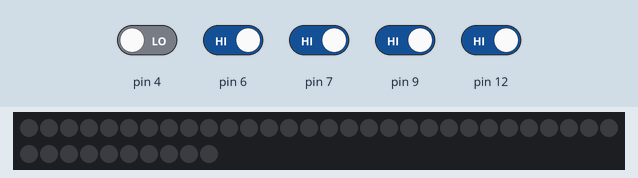
Bench run of a sketch on a simulated Arduino Uno, built with avr-gcc and run on an emulated ATmega328P. Shown: 40 RGB LEDs in strip order, left to right, continuing on the next row. Inputs (shaded band) come from the test bench; at power-on: pin 6, pin 7, pin 9, pin 12 HIGH, pin 4 LOW. Dim RGB values are drawn brighter than linear.

Above: at 4.9 s.
5.0 s: pin 4 driven HIGH
At 6.53 s:
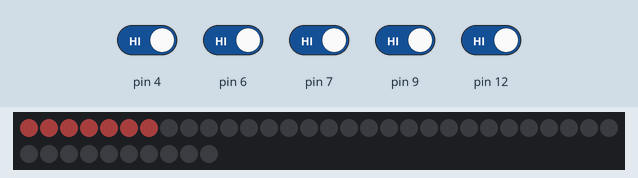
7.8 s: pin 7 driven LOW
At 10.3 s:
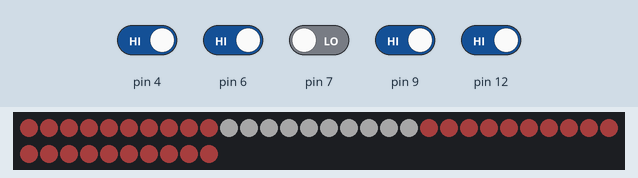
10.6 s: pin 4 driven LOW
At 13.3 s:
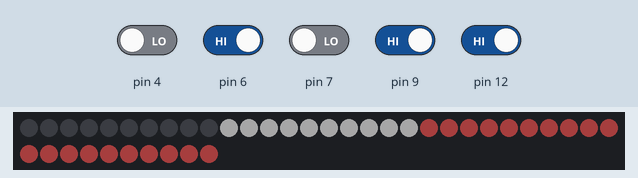
14.0 s: pin 6 driven LOW
At 15.1 s:
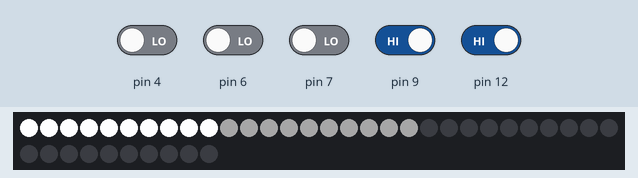
16.8 s: pin 9 driven LOW
At 19.6 s:
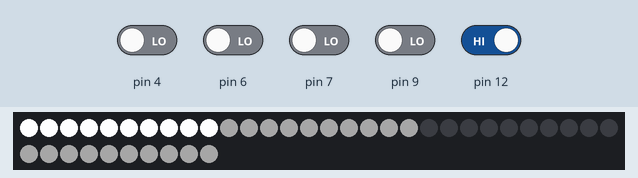
20.2 s: pin 12 driven LOW
At 22.9 s:
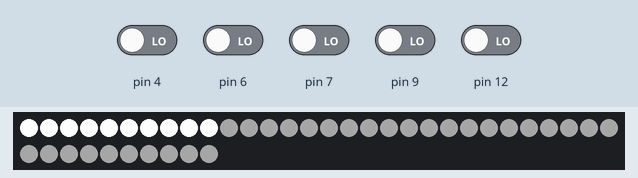

The sketch:

normal.ino
```cpp
#include <FastLED.h>

#define NUM_LEDS 40 //Количество светодиодов
#define DATA_PIN 10

CRGB leds[NUM_LEDS];

int FastLED_fade_counter = 255;
int FastLED_fade_counterR = 100;
int FastLED_fade_counterB = 64;

void setup() {
  FastLED.addLeds<NEOPIXEL, DATA_PIN>(leds, NUM_LEDS);
  pinMode(10, OUTPUT);
  pinMode(4, INPUT);
  pinMode(6, INPUT);
  pinMode(7, INPUT);
  pinMode(12, INPUT);
  pinMode(9, INPUT);

  digitalWrite(10, 0);
}

void loop() {
  boolean button5 = digitalRead(4); // + from dimensions
  boolean button6 = !digitalRead(6); //left in front
  boolean button7 = !digitalRead(7); //right in front
  boolean button8 = !digitalRead(12); //right in rear
  boolean button9 = !digitalRead(9); //left in rear

  if (button6 == 1) // if there is a conditional "1" when opening the door - light the driver's side in white
    for (int i = 0; i < NUM_LEDS / 4; i++) {
      leds[i] = CHSV (0,0,255);
      FastLED.show();
    }
  else if (button5 == 1) // otherwise we check 1 on the dimensions, if there is, then light it up in red
    for (int i = 0; i < NUM_LEDS / 4; i++) {
      leds[i] = CHSV( 0, 100, 100);
      FastLED.show();
      delay(50);
    }
  else
    for (int i = 0; i < NUM_LEDS / 4; i++) { //if 0 is everywhere, fill it with black.
      leds[i] = CHSV( 0, 0, 0);
      FastLED.show();
      delay(50);
    }

  if (button7 == 1) // если есть условная "1" при открытии двери - зажигаем пассажирскую сторону белым цветом
    for (int i = NUM_LEDS / 4; i < NUM_LEDS * 2 / 4; i++) {
      leds[i] = CHSV( 0, 0, 100);
      FastLED.show();
      delay(50);
    }
  else if (button5 == 1) // иначе  проверяем 1 на габаритах, если есть, то зажигаем красным
    for (int i = NUM_LEDS / 4; i < NUM_LEDS * 2 / 4; i++) {
      leds[i] = CHSV( 0, 100, 100);
      FastLED.show();
      delay(50);
    }
  else
    for (int i = NUM_LEDS / 4; i < NUM_LEDS * 2 / 4; i++) { //если везде по 0 - заливаем чёрным.
      leds[i] = CHSV( 0, 0, 0);
      FastLED.show();
      delay(50);
    }

  if (button8 == 1) // если есть условная "1" при открытии двери - зажигаем заднюю правую сторону белым цветом
    for (int i = NUM_LEDS * 2 / 4; i < NUM_LEDS * 3 / 4; i++) {
      leds[i] = CHSV( 0, 0, 100);
      FastLED.show();
      delay(50);
    }
  else if (button5 == 1) // иначе  проверяем 1 на габаритах, если есть, то зажигаем красным
    for (int i = NUM_LEDS * 2 / 4; i < NUM_LEDS * 3 / 4; i++) {
      leds[i] = CHSV( 0, 100, 100);
      FastLED.show();
      delay(50);
    }
  else
    for (int i = NUM_LEDS * 2 / 4; i < NUM_LEDS * 3 / 4; i++) { //если везде по 0 - заливаем чёрным.
      leds[i] = CHSV( 0, 0, 0);
      FastLED.show();
      delay(50);
    }

  if (button9 == 1) // если есть условная "1" при открытии двери - зажигаем заднюю левую сторону белым цветом
    for (int i = NUM_LEDS * 3 / 4; i < NUM_LEDS; i++) {
      leds[i] = CHSV( 0, 0, 100);
      FastLED.show();
      delay(50);
    }
  else if (button5 == 1) // иначе  проверяем 1 на габаритах, если есть, то зажигаем красным
    for (int i = NUM_LEDS * 3 / 4; i < NUM_LEDS; i++) {
      leds[i] = CHSV( 0, 100, 100);
      FastLED.show();
      delay(50);
    }
  else
    for (int i = NUM_LEDS * 3 / 4; i < NUM_LEDS; i++) { //если везде по 0 - заливаем чёрным.
      leds[i] = CHSV( 0, 0, 0);
      FastLED.show();
      delay(50);
    }
}
```

Measured:
- after the input at 5.0 s, the LEDs: first change after 1.2 s (image 1 shows a later state)
- after the input at 7.8 s, the LEDs: first differ from a run without the input after 1.0 s (image 2 shows a later state)
- after the input at 10.6 s, the LEDs: first change after 1.8 s (image 3 shows a later state)
- after the input at 16.8 s, the LEDs: first change after 1.9 s (image 5 shows a later state)
- after the input at 20.2 s, the LEDs: first change after 1.1 s (image 6 shows a later state)
